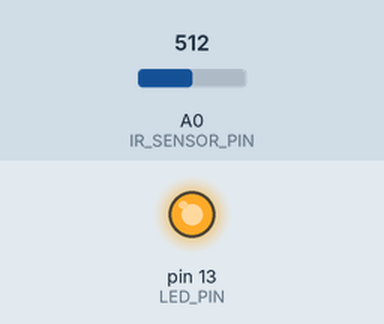
Simulated run of this sketch. Board: Arduino Uno, built with avr-gcc and run on an emulated ATmega328P. Parts: output pins drawn as LEDs (lit = HIGH). The test bench sets the inputs (shaded band); at power-on: A0 (IR_SENSOR_PIN) = 512.

Above: at 1.2 s.
1.3 s: A0 (IR_SENSOR_PIN) set to 584
2.8 s: A0 (IR_SENSOR_PIN) set to 615
At 4.0 s:
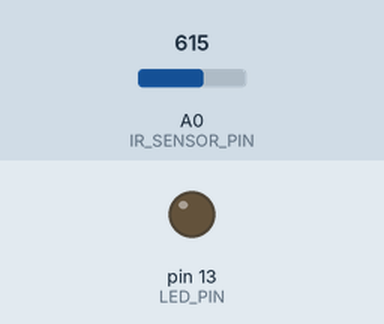
4.3 s: A0 (IR_SENSOR_PIN) set to 590
At 5.3 s:
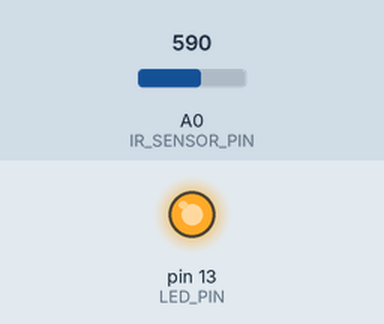
5.8 s: A0 (IR_SENSOR_PIN) set to 610
At 6.4 s:
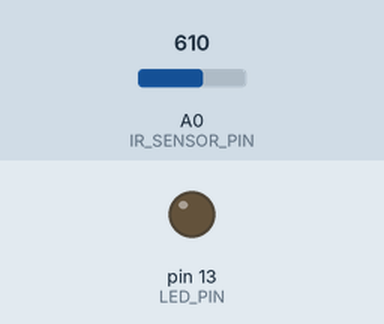
Timing chart, 0 to 8.3 s (numbered marks = the images above; inputs shaded):
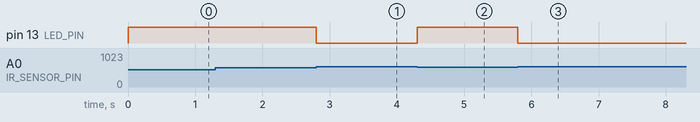

The sketch:

main.ino
```cpp
#define IR_SENSOR_PIN A0
#define LED_PIN 13

bool led_state = false;
int sensorValue = 0;  // variable to store the value coming from the sensor

//int threshold = 512;//a
int threshold = 600;//b

void setup() {

    // start serial connection
    Serial.begin(57600); // must match ino.ini

    pinMode(LED_PIN, OUTPUT);
    digitalWrite(LED_PIN, led_state);

    // set pullup on analog pin 0
    // Because the signal pin is wired to ground, we need to enable the pullup resistor to form a voltage divider.
    pinMode(IR_SENSOR_PIN, INPUT);
    digitalWrite(IR_SENSOR_PIN, HIGH);

}

void loop() {

    // read the value from the sensor:
    sensorValue = analogRead(IR_SENSOR_PIN);

    led_state = (sensorValue < threshold)? true : false;
    digitalWrite(LED_PIN, led_state);

    //Serial.println(sensorValue);
    //delay(1000);

}
```

Measured:
- the behaviour switches between 599 and 600 on A0 (IR_SENSOR_PIN) (found by bisection; images 0 and 1)
- after the input at 1.3 s, every drawn part: stays the same
- after the input at 2.8 s, pin 13 (LED_PIN): HIGH → LOW at once
- after the input at 4.3 s, pin 13 (LED_PIN): LOW → HIGH at once
- after the input at 5.8 s, pin 13 (LED_PIN): HIGH → LOW at once
